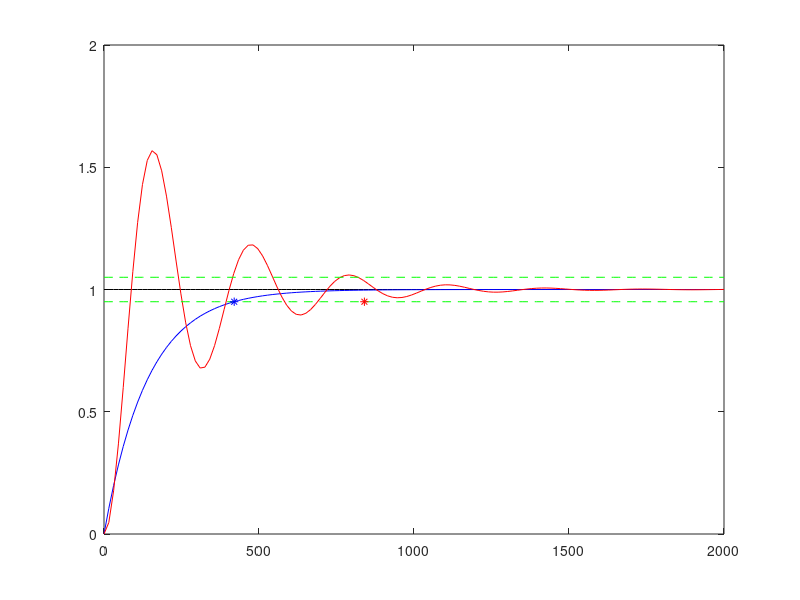

Write the MATLAB code that produced this figure.
clc
pkg load control
Gp = tf(8,[140 1]);
Ti = 140; % mudando essa variável eu mudo a frewuencia da funcao com o controlador
Gc = tf(1,[Ti 0]);
G = Gp*Gc;
GMF = G/(1+G);
[y,t] = step(GMF);
[yp,t]= step(Gp/8,t);
sp = ones(size(t));
plot(t,sp,'k');
hold on;
plot(t,yp,'b');
plot(t,y,'r');

plot(t,0.95*sp,'g--');
plot(t,1.05*sp,'g--');

p = eig(GMF);%calcula os polos complexos do G de argumento

dt = -real(p(1));
TaMF = 3/dt; %Ta tempo de amortecimento
plot(TaMF,0.95,'r*');
pp = eig(Gp);
Tau = 1/abs(pp);
tap = 3*Tau;
plot(tap,0.95,'b*');

%vermelho planta + o controlador


